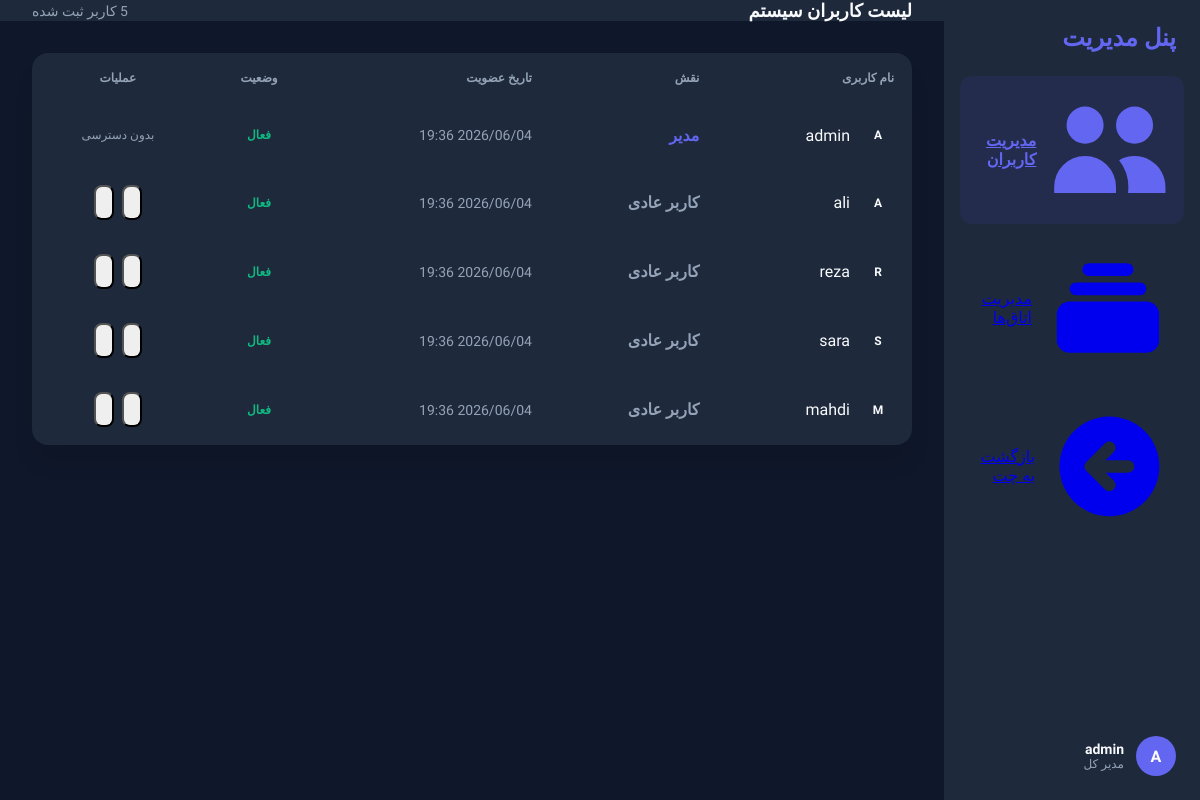
The page /admin (signed in) on the database its author committed.
### tables this page shows
CREATE TABLE users (
    id INTEGER PRIMARY KEY AUTOINCREMENT,
    username VARCHAR(50) NOT NULL UNIQUE,
    password VARCHAR(255) NOT NULL,
    role VARCHAR(20) DEFAULT 'user',
    is_blocked INTEGER DEFAULT 0,
    created_at TIMESTAMP DEFAULT CURRENT_TIMESTAMP
);

### app/Controllers/AdminController.php (called while the page is built, shortened)
<?php
class AdminController extends Controller {
    private $userModel;
    public function __construct() {
        $this->userModel = new User();
    }
    public function index() {
        $users = $this->userModel->getAllUsers();
        return $this->view('admin/dashboard', ['users' => $users]);
    }
}

### app/Core/Router.php (called while the page is built, shortened)
<?php
class Router {
    protected $routes = [];
    public function add($route, $controller, $action, $method = 'GET') {
        $this->routes[] = [
            'route' => $route,
            'controller' => $controller,
            'action' => $action,
            'method' => $method
        ];
    }
    public function dispatch($url, $requestMethod) {
        $url = parse_url($url, PHP_URL_PATH);
        foreach ($this->routes as $route) {
            if ($route['route'] === $url && $route['method'] === $requestMethod) {
                $controllerName = "App\Controllers\\" . $route['controller'];
                $action = $route['action'];
                if (class_exists($controllerName)) {
                    $controller = new $controllerName();
                    if (method_exists($controller, $action)) {
                        return $controller->$action();
                    }
                }
            }
        }
    }
}

### public/index.php (called while the page is built, shortened)
<?php
spl_autoload_register(function ($class) {
    $prefix = 'App\\';
    $base_dir = __DIR__ . '/../app/';
    $len = strlen($prefix);
    $relative_class = substr($class, $len);
    $file = $base_dir . str_replace('\\', '/', $relative_class) . '.php';
});
$router = new Router();
$router->add('/login', 'AuthController', 'showLogin', 'GET');
$router->add('/login', 'AuthController', 'login', 'POST');
$router->add('/register', 'AuthController', 'showRegister', 'GET');
$router->add('/register', 'AuthController', 'register', 'POST');
$router->add('/logout', 'AuthController', 'logout', 'GET');
$router->add('/chat', 'ChatController', 'index', 'GET');
$router->add('/api/chat/messages', 'ChatController', 'getMessages', 'GET');
$router->add('/api/chat/send', 'ChatController', 'sendMessage', 'POST');
$router->add('/private', 'PrivateController', 'chat', 'GET');
$router->add('/api/private/messages', 'PrivateController', 'getMessages', 'GET');
$router->add('/api/private/send', 'PrivateController', 'sendMessage', 'POST');
$router->add('/api/upload', 'UploadController', 'upload', 'POST');
$router->add('/admin', 'AdminController', 'index', 'GET');
$router->add('/admin/toggle-block', 'AdminController', 'toggleBlock', 'POST');
$router->add('/admin/delete-user', 'AdminController', 'deleteUser', 'POST');
$router->add('/api/admin/delete-message', 'AdminController', 'deleteMessage', 'POST');
$router->add('/admin/rooms', 'AdminController', 'rooms', 'GET');
$router->add('/admin/rooms/add', 'AdminController', 'addRoom', 'POST');
$router->add('/admin/rooms/edit', 'AdminController', 'editRoom', 'POST');
$router->add('/admin/rooms/delete', 'AdminController', 'deleteRoom', 'POST');
$router->dispatch($_SERVER['REQUEST_URI'], $_SERVER['REQUEST_METHOD']);

### app/Core/Database.php (called while the page is built, shortened)
<?php
class Database {
    private static $instance = null;
    private $connection;
    private function __construct() {
        try {
            if (DB_TYPE === 'mysql') {
                $dsn = "mysql:host=" . DB_HOST . ";dbname=" . DB_NAME . ";charset=utf8mb4";
                $this->connection = new PDO($dsn, DB_USER, DB_PASS);
            } else {
                $this->connection = new PDO("sqlite:" . SQLITE_PATH);
            }
            $this->connection->setAttribute(PDO::ATTR_ERRMODE, PDO::ERRMODE_EXCEPTION);
            $this->connection->setAttribute(PDO::ATTR_DEFAULT_FETCH_MODE, PDO::FETCH_ASSOC);
            $this->connection->setAttribute(PDO::ATTR_EMULATE_PREPARES, false);
        } catch (PDOException $e) {
            die("Connection failed: " . $e->getMessage());
        }
    }
    public static function getInstance() {
        if (!self::$instance) {
            self::$instance = new self();
        }
        return self::$instance;
    }
    public function getConnection() {
        return $this->connection;
    }
    private function initialize() {
        $sql = file_get_contents(__DIR__ . '/../../database.sql');
        $queries = explode(';', $sql);
        foreach ($queries as $query) {
            $query = trim($query);
            if (!empty($query)) {
                $this->connection->exec($query);
            }
        }
    }
}

### app/Core/Model.php (called while the page is built, shortened)
<?php
class Model {
    public function __construct() {
        $this->db = Database::getInstance()->getConnection();
    }
}

### app/Models/User.php (called while the page is built, shortened)
<?php
class User extends Model {
    public function getAllUsers() {
        $stmt = $this->db->query("SELECT * FROM users ORDER BY created_at DESC");
        return $stmt->fetchAll();
    }
}

### views/admin/dashboard.php (the view, shortened to what this page needs)
<?php require_once __DIR__ . '/../layout/header.php'; ?>
<div class="flex h-screen bg-main text-main overflow-hidden">
    <div class="w-64 bg-sidebar flex flex-col border-l border-divider">
        <div class="p-6">
            <h1 class="text-2xl font-black text-indigo-400">پنل مدیریت</h1>
        </div>
        <nav class="flex-grow px-4 space-y-2">
            <a href="/admin" class="flex items-center gap-3 p-3 bg-indigo-600/20 text-indigo-400 rounded-xl font-bold">
                <svg xmlns="http://www.w3.org/2000/svg" class="h-5 w-5" viewBox="0 0 20 20" fill="currentColor">
                  <path d="M9 6a3 3 0 11-6 0 3 3 0 016 0zM17 6a3 3 0 11-6 0 3 3 0 016 0zM12.93 17c.046-.327.07-.66.07-1a6.97 6.97 0 00-1.5-4.33A5 5 0 0119 16v1h-6.07zM6 11a5 5 0 015 5v1H1v-1a5 5 0 015-5z" />
                </svg>
                مدیریت کاربران
            </a>
            <a href="/admin/rooms" class="flex items-center gap-3 p-3 hover:bg-active rounded-xl transition">
                <svg xmlns="http://www.w3.org/2000/svg" class="h-5 w-5" viewBox="0 0 20 20" fill="currentColor">
                  <path d="M7 3a1 1 0 000 2h6a1 1 0 100-2H7zM4 7a1 1 0 011-1h10a1 1 0 110 2H5a1 1 0 01-1-1zM2 11a2 2 0 012-2h12a2 2 0 012 2v4a2 2 0 01-2 2H4a2 2 0 01-2-2v-4z" />
                </svg>
            </a>
            <a href="/chat" class="flex items-center gap-3 p-3 hover:bg-active rounded-xl transition">
                <svg xmlns="http://www.w3.org/2000/svg" class="h-5 w-5" viewBox="0 0 20 20" fill="currentColor">
                  <path fill-rule="evenodd" d="M10 18a8 8 0 100-16 8 8 0 000 16zm.707-10.293a1 1 0 00-1.414-1.414l-3 3a1 1 0 000 1.414l3 3a1 1 0 001.414-1.414L9.414 11H13a1 1 0 100-2H9.414l1.293-1.293z" clip-rule="evenodd" />
                </svg>
            </a>
        </nav>
        <div class="p-4 border-t border-divider">
            <div class="flex items-center gap-3 p-2">
                <div class="w-10 h-10 rounded-full bg-indigo-500 flex items-center justify-center font-bold text-white">A</div>
                <div>
                    <div class="text-sm font-bold"><?php echo $_SESSION['username']; ?></div>
                    <div class="text-xs text-muted">مدیر کل</div>
                </div>
            </div>
        </div>
    </div>
    <div class="flex-grow flex flex-col overflow-hidden">
        <header class="h-16 bg-header border-b border-divider flex items-center px-8 justify-between">
            <h2 class="text-lg font-bold">لیست کاربران سیستم</h2>
            <div class="text-sm text-muted"><?php echo count($users); ?> کاربر ثبت شده</div>
        </header>
        <main class="flex-grow p-8 overflow-y-auto custom-scrollbar">
            <div class="bg-card rounded-2xl border border-divider overflow-hidden shadow-xl">
                <table class="w-full text-right border-collapse">
                    <thead>
                        <tr class="bg-indigo-600/5 text-muted text-xs uppercase tracking-wider">
                            <th class="p-4 font-bold">نام کاربری</th>
                            <th class="p-4 font-bold">نقش</th>
                            <th class="p-4 font-bold">تاریخ عضویت</th>
                            <th class="p-4 font-bold text-center">وضعیت</th>
                            <th class="p-4 font-bold text-center">عملیات</th>
                        </tr>
                    </thead>
                    <tbody class="divide-y divide-divider">
                        <?php foreach ($users as $user): ?>
                        <tr class="hover:bg-active/30 transition">
                            <td class="p-4">
                                <div class="flex items-center gap-3">
                                    <div class="w-8 h-8 rounded-lg bg-input flex items-center justify-center text-xs font-bold text-main">
                                        <?php echo strtoupper(substr($user['username'], 0, 1)); ?>
                                    </div>
                                    <span class="font-medium"><?php echo htmlspecialchars($user['username']); ?></span>
                                </div>
                            </td>
                            <td class="p-4">
                                <span class="px-2 py-1 rounded-md text-[10px] font-bold <?php echo $user['role'] === 'admin' ? 'bg-indigo-500/20 text-indigo-400' : 'bg-input text-muted'; ?>">
                                    <?php echo $user['role'] === 'admin' ? 'مدیر' : 'کاربر عادی'; ?>
                                </span>
                            </td>
                            <td class="p-4 text-sm text-muted">
                                <?php echo date('Y/m/d H:i', strtotime($user['created_at'])); ?>
                            </td>
                            <td class="p-4 text-center">
                                <?php if ($user['is_blocked']): ?>
                                    <span class="text-red-500 text-xs font-bold flex items-center justify-center gap-1">
                                        <div class="w-2 h-2 rounded-full bg-red-500"></div> مسدود
                                    </span>
                                <?php else: ?>
                                    <span class="text-emerald-500 text-xs font-bold flex items-center justify-center gap-1">
                                        <div class="w-2 h-2 rounded-full bg-emerald-500"></div> فعال
                                    </span>
                                <?php endif; ?>
                            </td>
                            <td class="p-4">
                                <div class="flex items-center justify-center gap-2">
                                    <?php if ($user['role'] !== 'admin'): ?>
                                    <form action="/admin/toggle-block" method="POST" onsubmit="return confirm('آیا از تغییر وضعیت مسدودیت این کاربر اطمینان دارید؟')">
                                        <button type="submit" class="p-2 rounded-lg hover:bg-input text-muted hover:text-main transition" title="<?php echo $user['is_blocked'] ? 'رفع مسدودیت' : 'مسدود کردن'; ?>">
                                        </button>
                                    </form>
                                    <form action="/admin/delete-user" method="POST" onsubmit="return confirm('آیا از حذف کامل این کاربر اطمینان دارید؟ این عمل غیرقابل بازگشت است.')">
                                        <button type="submit" class="p-2 rounded-lg hover:bg-red-500/10 text-muted hover:text-red-500 transition" title="حذف کاربر">
                                        </button>
                                    </form>
                                    <?php else: ?>
                                        <span class="text-xs text-muted italic">بدون دسترسی</span>
                                    <?php endif; ?>
                                </div>
                            </td>
                        </tr>
                        <?php endforeach; ?>
                    </tbody>
                </table>
            </div>
        </main>
    </div>
</div>
<?php require_once __DIR__ . '/../layout/footer.php'; ?>

### views/layout/footer.php (style rules this page uses)
html, body { height: 100%; margin: 0; overflow: hidden; }

### rows shown on the page
users: username "A", username "admin", role "مدیر", created_at "2026/06/04 19:36", is_blocked "فعال"
users: username "A", username "ali", role "کاربر عادی", created_at "2026/06/04 19:36", is_blocked "فعال"
users: username "R", username "reza", role "کاربر عادی", created_at "2026/06/04 19:36", is_blocked "فعال"
users: username "S", username "sara", role "کاربر عادی", created_at "2026/06/04 19:36", is_blocked "فعال"
users: username "M", username "mahdi", role "کاربر عادی", created_at "2026/06/04 19:36", is_blocked "فعال"

### other values the page prints
$_SESSION['username'] "admin"
count($users) "5"
